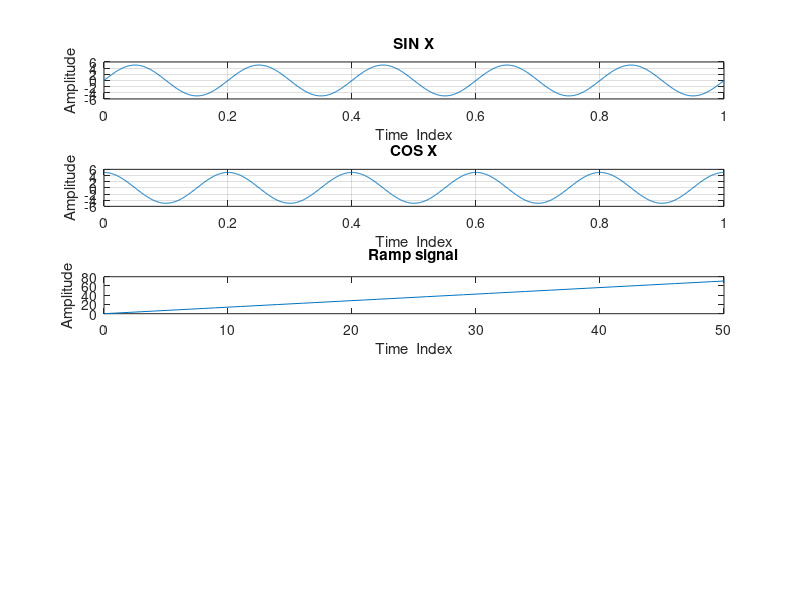

Write MATLAB code to recreate this figure. (Note: this script raises an error after producing the figure.)
clc
t=0:0.001:1;
 
s1=5*sin(2.*pi.*5*t);
subplot(5,1,1)
plot(t,s1);
ylabel ('Amplitude'); xlabel ('Time  Index');
title('SIN X');
grid on;
 
s2=5*cos(2.*pi.*5*t);
subplot(5,1,2); plot(t,s2);
ylabel ('Amplitude'); xlabel ('Time  Index');
title('COS X');
grid on;
 
t=0:50;
subplot(5,1,3); plot(t,1.414*t);
ylabel ('Amplitude'); xlabel ('Time  Index');
title ('Ramp signal');
 
t = -1:0.001:1;
y = heaviside(t);
subplot(5,1,4);
plot(t,y);                                           
ylabel ('Amplitude'); xlabel ('Time Index');                                
title ('Unit Step Signal'); 
 
ex=exp(t);
subplot(5,1,5); plot(t,ex);
ylabel ('Amplitude'); xlabel ('Time  Index');
title ('Exponential');
